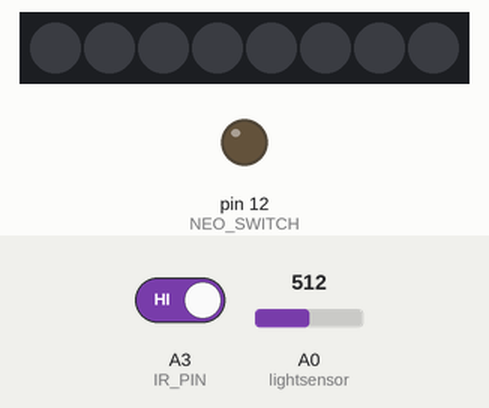
The sketch below on a simulated Arduino Uno, built with avr-gcc and run on an emulated ATmega328P. Shown: 8 RGB LEDs in strip order, left to right, output pins drawn as LEDs (lit = HIGH). The inputs (shaded band) are chosen by the test bench; at power-on: A0 (lightsensor) = 512, A3 (IR_PIN) HIGH. Sleep ends after the set time or at an interrupt.

Above: at 1.3 s.
1.4 s: A0 (lightsensor) set to 663
2.9 s: A0 (lightsensor) set to 689
At 5.0 s:
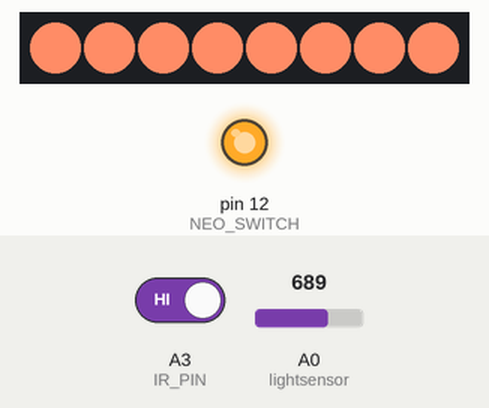
5.3 s: A0 (lightsensor) set to 584
6.8 s: A0 (lightsensor) set to 561
At 7.6 s:
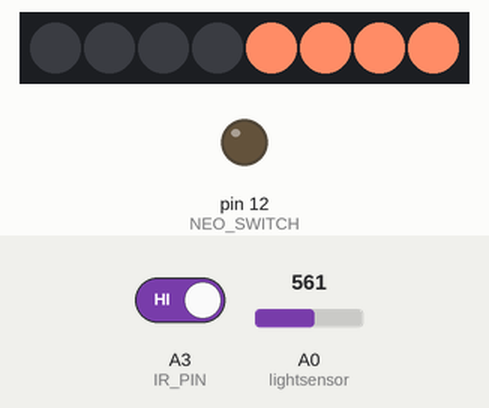
8.4 s: A0 (lightsensor) set to 716
At 9.5 s:
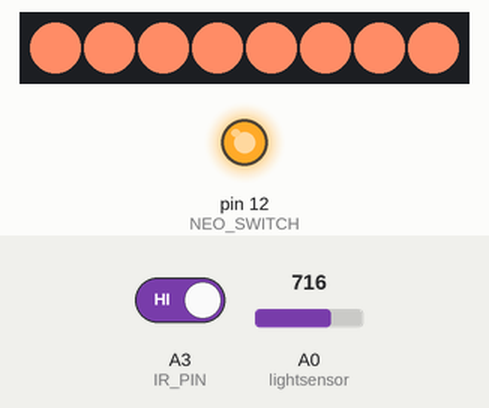
10.7 s: A0 (lightsensor) set to 511
At 11.7 s:
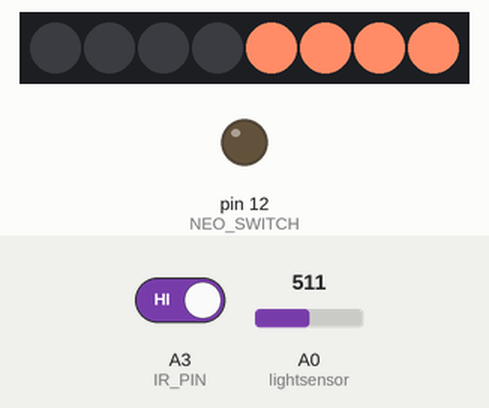
Timing chart, 0 to 13.2 s (numbered marks = the images above; inputs shaded):
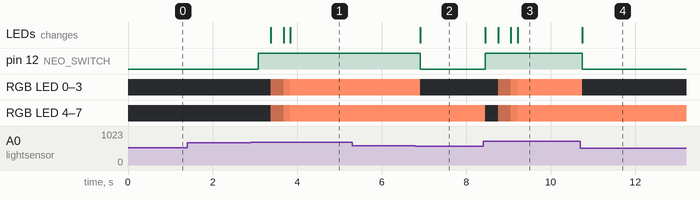

The sketch:

Emergency_lamp.ino
```cpp
//辣鸡Arduino IDE
//Scrappy Arduino IDE
#include <Adafruit_NeoPixel.h>
#ifdef __AVR__
#include <avr/power.h>
#endif
#include <avr/wdt.h>
#include <avr/sleep.h>

#define PIN 11							//NeoPixel data Pin
#define IR_PIN A3						//IR sensor Pin
#define NEO_SWITCH 12
#define NUM_LEDS 8
#define BRIGHTNESS 255

#define DARKER_TO_IGNITE 350   			//When light value **falls** below this value , lamp will light up ;
#define LIGHTER_TO_SHUTDOWN_INIT 450	//When light value **rises** above this value , lamp will turn off ;
#define TOLERANCE_RANGE 15
int LIGHTER_TO_SHUTDOWN = LIGHTER_TO_SHUTDOWN_INIT;


class lamp {
public:
	Adafruit_NeoPixel strip;
	int stat;								//Indicates if the lamp is on .
	int cur_red, cur_green, cur_blue;		//State machine for this NEOPIXEL alternative LED strip ;
	float k_red, k_green, k_blue;			//For white balance . if LED outputs (255,255,255),the "white" is unconfortable.
	int redmax, greenmax, bluemax;			//255*k_color  for each color
	int ttl;
	lamp(int timetolive, float a = 1.0, float b = 0.55, float c = 0.4) :ttl(timetolive), k_red(a), k_green(b), k_blue(c)
		//
	{
		strip = Adafruit_NeoPixel(NUM_LEDS, PIN, NEO_GRB + NEO_KHZ800);
		stat = 0;
		cur_red = cur_green = cur_blue = 0;
		redmax = 255 * k_red;
		greenmax = 255 * k_green;
		bluemax = 255 * k_blue;
	}
	void lightUp() {
		if (stat) {
			while (cur_blue<bluemax) {
				if (cur_red <redmax)
					cur_red++;
				else if (cur_green <greenmax)
					cur_green++;
				else if (cur_blue <bluemax)
					cur_blue++;
				for (int j = 0; j < NUM_LEDS; j++) {
					strip.setPixelColor(j, strip.Color(cur_red, cur_green, cur_blue));
				}
				strip.show();
				delay(2);
			}

		}//A procedure when lamp is on , the lamp will show red->orange->yellow->warm white->white , depending on which output level it is when triggering this METHOD.
		else {
			digitalWrite(NEO_SWITCH, HIGH);//ctrl pin
			for (int i = 0; i < 256; i++) {
				for (int j = 0; j < NUM_LEDS; j++) {
					strip.setPixelColor(j, strip.Color(i*k_red, i*k_green, i*k_blue));
				}
				strip.show();
				delay(2);
			}
			cur_red = 255 * k_red;
			cur_green = 255 * k_green;
			cur_blue = 255 * k_blue;
			stat = 1;
			delay(500);
			LIGHTER_TO_SHUTDOWN = max(1023 - analogRead(A0) + TOLERANCE_RANGE, LIGHTER_TO_SHUTDOWN_INIT);
		}//A procedure to light up the lamp when lamp is off ,lamp shows dark->light gradually , after that , lamp gets a new LIGHTER_TO_SHUTDOWN lightvalue in order not to loop between lightup and shutdown......
		ttl = 40;
	}
	void comeOver() {
		ttl--;
	}//When lamp is at its maxium output while IR is LOW (Nobody in its detecting range),ttl will - 1 .
	void dimDown() {
		if (cur_blue > 0) {
			cur_blue -= 2;
			if (cur_blue < 0)
				cur_blue = 0;
		}
		else if (cur_green > 0) {
			cur_green -= 4;
			if (cur_green < 0)
				cur_green = 0;
		}
		else if (cur_red > 0) {
			cur_red -= 8;
			if (cur_red < 0)
				cur_red = 0;
		}

		if (cur_red == 0) {
			shutDown();
		}//dim to full dark

		for (int j = 0; j < 4; j++) {
			strip.setPixelColor(j, strip.Color(cur_red, cur_green, cur_blue));
		}
		strip.show();
	}//When nobody is moving near the lamp for a while (ttl time + "IR pin high" time),lamp will dimdown ,shows  light->warm white->yellow->orange->red->off.
	void shutDown() {
		ttl = 0;
		stat = 0;
		for (int j = 0; j < 4; j++) {
			strip.setPixelColor(j, 0x00000000);
		}
		strip.show();
		LIGHTER_TO_SHUTDOWN = LIGHTER_TO_SHUTDOWN_INIT;
		delay(2);
		digitalWrite(NEO_SWITCH, LOW);
	}//shutdown this light
};

//Global variables
lamp lamp1(60);
int lightValue[2] = { 1023,1023 };

//flags
int flag = 0;//shows if the light is in a light or a dark environment.
int rise = 0;//shows if flag rises in the last loop
int drop = 0;//shows if flag dropped in the last loop
int IR = 0;//shows if IR pin is HIGH
char bitmap = 0b00000000;//abandoned

void setup()
{
	//Serial.begin(115200);

	pinMode(A0, INPUT_PULLUP);//lightsensor
	pinMode(IR_PIN,INPUT_PULLUP);
	pinMode(NEO_SWITCH, OUTPUT);//neo power
	pinMode(PIN, INPUT);//neo data
	//pinMode(13, OUTPUT);

	digitalWrite(IR_PIN, LOW);
	digitalWrite(NEO_SWITCH, LOW);

	lamp1.strip.setBrightness(BRIGHTNESS);
	lamp1.strip.begin();
	lamp1.strip.show();
	delay(1);
	digitalWrite(PIN, HIGH);//reduce neopixel idle current.
	/*Energy saver using WDT */
	//setTime(5);//配置每秒2次的中断唤醒


	//ACSR |= _BV(ACD);//OFF ACD
}

void loop()
{

	//ADCSRA = 1;
	/********业务代码开始*********/
	getSensors();
	generateBitmap();

	//outputStat();
	//Serial.println(ADCSRA, BIN);
	//delay(1);

	updateStrip();

	/********业务代码结束*********/
	/**********节能器*************/

	ADCSRA = 0;										// disable ADC
	MCUSR = 0;										// clear various "reset" flags
	WDTCSR = bit(WDCE) | bit(WDE);					// allow changes, disable reset
													// set interrupt mode and an interval
	WDTCSR = bit(WDIE) | bit(WDP2) | bit(WDP0);		// set WDIE, and 0.5 seconds delay
	wdt_reset();									// pat the dog

	set_sleep_mode(SLEEP_MODE_PWR_DOWN);
	noInterrupts();									// timed sequence follows
	sleep_enable();

	// turn off brown-out enable in software
	MCUCR = bit(BODS) | bit(BODSE);
	MCUCR = bit(BODS);
	interrupts();									// guarantees next instruction executed
	sleep_cpu();

	// cancel sleep as a precaution
	sleep_disable();
	/*********节能器结束**********/
	ADCSRA = 0b10010111;							//|= bit(ADSC);  // start conversion
}

void getSensors() {
	lightValue[1] = lightValue[0];
	lightValue[0] = 1023 - analogRead(A0);//stores last two loop 's light value for calculating flag , rise and drop.
	if (flag == 0) {
		if (lightValue[0]<DARKER_TO_IGNITE && lightValue[1]>DARKER_TO_IGNITE) {
			flag = 1;
			rise = 1;
			drop = 0;
		}
		else {
			rise = 0;
			drop = 0;
		}
	}
	else {
		if (lightValue[0] > LIGHTER_TO_SHUTDOWN && lightValue[1] < LIGHTER_TO_SHUTDOWN) {
			flag = 0;
			drop = 1;
			rise = 0;
		}
		else {
			drop = 0;
			rise = 0;
		}
	}
	IR = digitalRead(IR_PIN);
}//calculate new values of lightValue,flag,rise,drop,IR.

 /*
 * 7    6    5    4
 * Preserve  Flag   Rise   Drop
 * 3    2    1    0
 * IR    .Stat   .TTL   Preserve
 */
void generateBitmap() {
	bitmap = 0;
	bitmap |= flag << 6 | rise << 5 | drop << 4 | IR << 3 | lamp1.stat << 2 | (lamp1.ttl == 0 ? 0 : 1) << 1;
}


void outputStat() {
	Serial.print(lightValue[0]);
	Serial.print('\t');
	Serial.print(bitmap, BIN);
	Serial.print('\t');
	Serial.println(IR);
}

void updateStrip() {
	/*
	abandoned because it does NOT reduces execute time.
	if (((bitmap & 0b01110100) == 0b00000000) || ((bitmap & 0b01111100) == 0b01000000)) {
	//nop
	//Serial.println("NOP");
	}
	else if (((bitmap & 0b01001000) == 0b01001000) || ((bitmap & 0b01100000) == 0b01100000)) {
	lamp1.lightUp();
	//Serial.println("Lightup");
	}
	else if ((bitmap & 0b01010100) == 0b00010100) {
	lamp1.shutDown();
	//Serial.println("Shutdown");
	}
	else if ((bitmap & 0b01001110) == 0b01000100) {
	lamp1.dimDown();
	//Serial.println("Dimdown");
	}
	else if ((bitmap & 0b01001110) == 0b01000110) {
	lamp1.comeOver();
	//Serial.println("comeOver");
	}

	}
	*/

	if ((!flag && !rise && !drop && !lamp1.stat) || (flag && !rise && !drop && !IR && !lamp1.stat)) {
		//Serial.println("NOP");

	}//nop
	else if (flag && (IR || rise)) {

		digitalWrite(PIN, LOW);
		delay(1);
		lamp1.lightUp();
		//Serial.println("Lightup");
	}
	else if (!flag && drop && lamp1.stat) {
		lamp1.shutDown();
		delay(1);
		digitalWrite(PIN, HIGH);

		//Serial.println("Shutdown");
	}
	else if (flag && !IR && lamp1.stat) {
		if (!lamp1.ttl) {
			lamp1.dimDown();

			//Serial.println("dimDown");
		}
		else {
			lamp1.comeOver();
			//Serial.println("comeOver");
		}
	}
}

void setTime(int mode) {

	byte bb;

	if (mode > 9)
		mode = 9;
	bb = mode & 7;
	if (mode > 7)
		bb |= (1 << 5);
	bb |= (1 << WDCE);

	MCUSR &= ~(1 << WDRF);
	// start timed sequence
	WDTCSR |= (1 << WDCE) | (1 << WDE);
	// set new watchdog timeout value
	WDTCSR = bb;
	WDTCSR |= _BV(WDIE);
}//mode: 0=16ms, 1=32ms,2=64ms,3=128ms,4=250ms,5=500ms, 6=1 sec,7=2 sec, 8=4 sec, 9= 8sec ;every [mode] will call ISR(WDT_vect) once .

void powerdown_avr() {
	set_sleep_mode(SLEEP_MODE_PWR_DOWN); // sleep mode is set here
	sleep_enable();
	sleep_mode();                        // System sleeps here
}
ISR(WDT_vect) {
	wdt_disable();  // disable watchdog
}
```

Measured:
- the behaviour switches between 673 and 674 on A0 (lightsensor) (found by bisection; images 0 and 1)
- the behaviour switches between 573 and 572 on A0 (lightsensor) (found by bisection; images 1 and 2)
- after the input at 1.4 s, every drawn part: stays the same
- after the input at 2.9 s, pin 12 (NEO_SWITCH): LOW → HIGH after 0.18 s; RGB LED 0–7: off → RGB(101, 55, 40) after 0.48 s, → RGB(202, 111, 80) 0.30 s later, → RGB(255, 140, 102) 0.16 s later; the LEDs: first change after 0.48 s (image 1 shows a later state)
- after the input at 5.3 s, every drawn part: stays the same
- after the input at 6.8 s, pin 12 (NEO_SWITCH): HIGH → LOW after 0.11 s; RGB LED 0–3: RGB(255, 140, 102) → off after 0.11 s; the LEDs: change after 0.11 s (image 2)
- after the input at 8.4 s, pin 12 (NEO_SWITCH): LOW → HIGH after 0.05 s; RGB LED 0: off → RGB(101, 55, 40) after 0.35 s, → RGB(202, 111, 80) 0.30 s later, → RGB(255, 140, 102) 0.16 s later
- after the input at 10.7 s, pin 12 (NEO_SWITCH): HIGH → LOW after 0.05 s; RGB LED 0–3: RGB(255, 140, 102) → off after 0.05 s; the LEDs: change at once (image 4)
